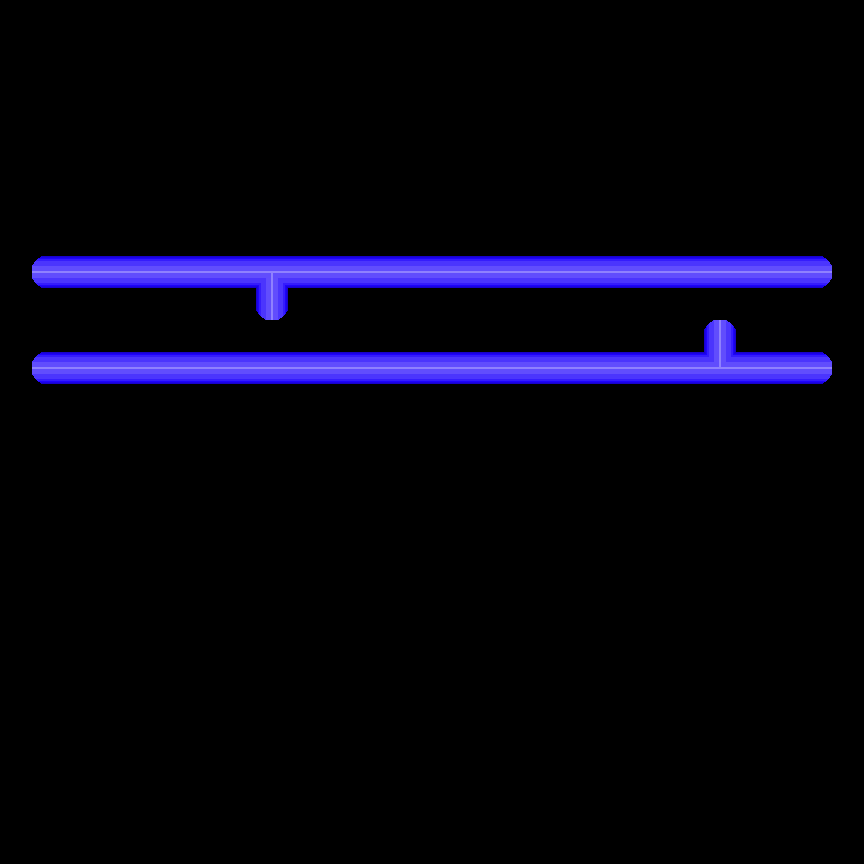

Rendered tile map (Tiled .tmx) drawn with the repository's tilesets; below, a short description and the map source with its tile grids summarised:
An orthogonal 27x27 tile map with 32x32 px tiles, 1 tile layer (tileLayer) and 52 objects (43x coin, 2x warp, 2x door, playerStart).

<map version="1.0" orientation="orthogonal" renderorder="right-down" width="27" height="27" tilewidth="32" tileheight="32" nextobjectid="84">
 <tileset firstgid="1" name="test.png" tilewidth="32" tileheight="32">
  <image source="textures/test.png.png" width="128" height="256" />
 </tileset>
 <layer name="tileLayer" width="27" height="27">
  <data>[729 cells, 729 non-empty, 8 distinct tile ids]</data>
 </layer>
 <objectgroup color="#ff0000" name="collisionLayer" opacity="0.5">
  <object id="1" x="32" y="256" width="800" height="32" />
  <object id="2" x="32" y="352" width="800" height="32" />
  <object id="81" x="256" y="288" width="32" height="32" />
  <object id="82" x="704" y="320" width="32" height="32" />
 </objectgroup>
 <objectgroup name="entityLayer" opacity="0.5">
  <object id="16" name="coin" gid="18" x="64" y="320" width="32" height="32" />
  <object id="17" name="coin" gid="18" x="64" y="352" width="32" height="32" />
  <object id="18" name="coin" gid="18" x="96" y="320" width="32" height="32" />
  <object id="19" name="coin" gid="18" x="96" y="352" width="32" height="32" />
  <object id="22" name="coin" gid="18" x="128" y="320" width="32" height="32" />
  <object id="23" name="coin" gid="18" x="128" y="352" width="32" height="32" />
  <object id="24" name="coin" gid="18" x="160" y="320" width="32" height="32" />
  <object id="25" name="coin" gid="18" x="160" y="352" width="32" height="32" />
  <object id="26" name="coin" gid="18" x="192" y="320" width="32" height="32" />
  <object id="27" name="coin" gid="18" x="192" y="352" width="32" height="32" />
  <object id="28" name="coin" gid="18" x="224" y="320" width="32" height="32" />
  <object id="29" name="coin" gid="18" x="224" y="352" width="32" height="32" />
  <object id="30" name="coin" gid="18" x="256" y="320" width="32" height="32" />
  <object id="31" name="coin" gid="18" x="256" y="352" width="32" height="32" />
  <object id="32" name="coin" gid="18" x="288" y="320" width="32" height="32" />
  <object id="33" name="coin" gid="18" x="288" y="352" width="32" height="32" />
  <object id="34" name="coin" gid="18" x="320" y="320" width="32" height="32" />
  <object id="35" name="coin" gid="18" x="320" y="352" width="32" height="32" />
  <object id="36" name="coin" gid="18" x="352" y="320" width="32" height="32" />
  <object id="37" name="coin" gid="18" x="352" y="352" width="32" height="32" />
  <object id="38" name="coin" gid="18" x="384" y="320" width="32" height="32" />
  <object id="39" name="coin" gid="18" x="384" y="352" width="32" height="32" />
  <object id="40" name="coin" gid="18" x="416" y="320" width="32" height="32" />
  <object id="42" name="coin" gid="18" x="448" y="320" width="32" height="32" />
  <object id="43" name="coin" gid="18" x="448" y="352" width="32" height="32" />
  <object id="44" name="coin" gid="18" x="480" y="320" width="32" height="32" />
  <object id="45" name="coin" gid="18" x="480" y="352" width="32" height="32" />
  <object id="46" name="coin" gid="18" x="512" y="320" width="32" height="32" />
  <object id="47" name="coin" gid="18" x="512" y="352" width="32" height="32" />
  <object id="50" name="coin" gid="18" x="576" y="320" width="32" height="32" />
  <object id="51" name="coin" gid="18" x="576" y="352" width="32" height="32" />
  <object id="52" name="coin" gid="18" x="608" y="320" width="32" height="32" />
  <object id="53" name="coin" gid="18" x="608" y="352" width="32" height="32" />
  <object id="54" name="coin" gid="18" x="640" y="320" width="32" height="32" />
  <object id="55" name="coin" gid="18" x="640" y="352" width="32" height="32" />
  <object id="56" name="coin" gid="18" x="672" y="320" width="32" height="32" />
  <object id="57" name="coin" gid="18" x="672" y="352" width="32" height="32" />
  <object id="58" name="coin" gid="18" x="704" y="320" width="32" height="32" />
  <object id="59" name="coin" gid="18" x="704" y="352" width="32" height="32" />
  <object id="60" name="coin" gid="18" x="736" y="320" width="32" height="32" />
  <object id="61" name="coin" gid="18" x="736" y="352" width="32" height="32" />
  <object id="62" name="coin" gid="18" x="768" y="320" width="32" height="32" />
  <object id="63" name="coin" gid="18" x="768" y="352" width="32" height="32" />
  <object id="66" name="playerStart" gid="17" x="416" y="352" width="32" height="32" />
  <object id="68" name="warp" gid="25" x="0" y="320" width="32" height="32">
   <properties>
    <property name="targetX" value="832" />
    <property name="targetY" value="512" />
   </properties>
  </object>
  <object id="74" name="warp" gid="25" x="0" y="352" width="32" height="32">
   <properties>
    <property name="targetX" value="832" />
    <property name="targetY" value="480" />
   </properties>
  </object>
  <object id="79" name="door" gid="22" x="544" y="288" width="32" height="32">
   <properties>
    <property name="angle" value="270" />
    <property name="lowerTranslation" value="0" />
    <property name="upperTranslation" value="1" />
   </properties>
  </object>
  <object id="80" name="door" gid="22" x="544" y="384" width="32" height="32">
   <properties>
    <property name="angle" value="90" />
    <property name="lowerTranslation" value="0" />
    <property name="upperTranslation" value="1" />
   </properties>
  </object>
 </objectgroup>
</map>
